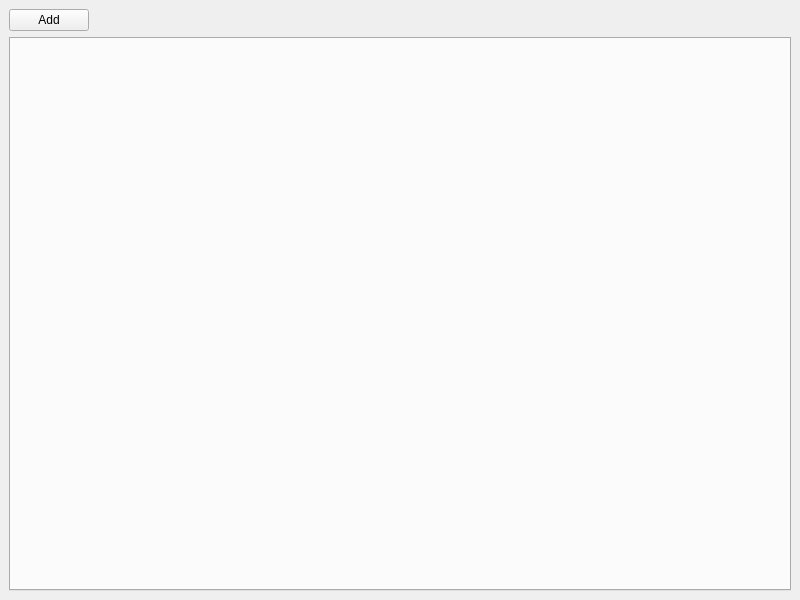
<?xml version="1.0" encoding="UTF-8"?>
<ui version="4.0">
 <class>MainWindow</class>
 <widget class="QMainWindow" name="MainWindow">
  <property name="geometry">
   <rect>
    <x>0</x>
    <y>0</y>
    <width>800</width>
    <height>600</height>
   </rect>
  </property>
  <property name="windowTitle">
   <string>MainWindow</string>
  </property>
  <widget class="QWidget" name="centralwidget">
   <layout class="QGridLayout" name="gridLayout">
    <item row="0" column="0">
     <widget class="QPushButton" name="addQPB">
      <property name="text">
       <string>Add</string>
      </property>
     </widget>
    </item>
    <item row="0" column="1">
     <spacer name="horizontalSpacer">
      <property name="orientation">
       <enum>Qt::Horizontal</enum>
      </property>
      <property name="sizeHint" stdset="0">
       <size>
        <width>40</width>
        <height>20</height>
       </size>
      </property>
     </spacer>
    </item>
    <item row="2" column="0" colspan="2">
     <widget class="QTabWidget" name="tabWidget">
      <property name="currentIndex">
       <number>-1</number>
      </property>
      <property name="tabsClosable">
       <bool>true</bool>
      </property>
      <property name="movable">
       <bool>true</bool>
      </property>
     </widget>
    </item>
   </layout>
  </widget>
 </widget>
 <resources/>
 <connections/>
</ui>
